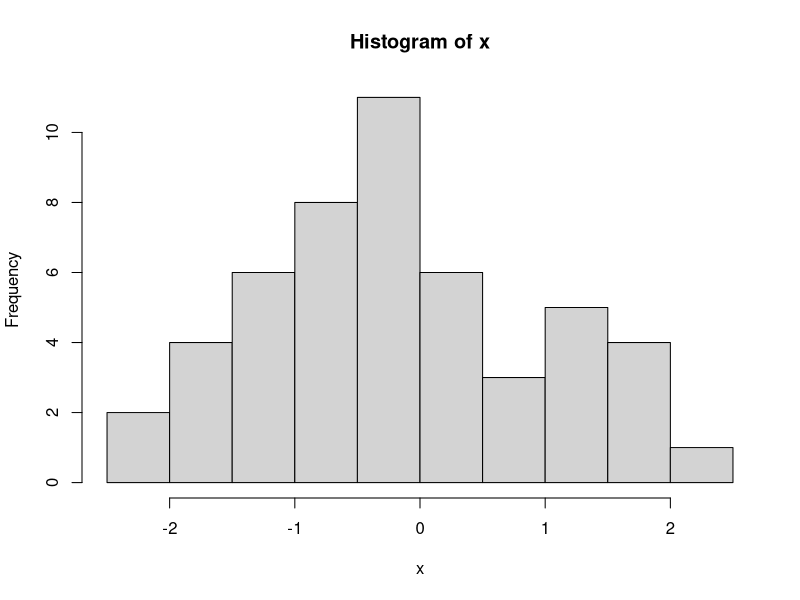
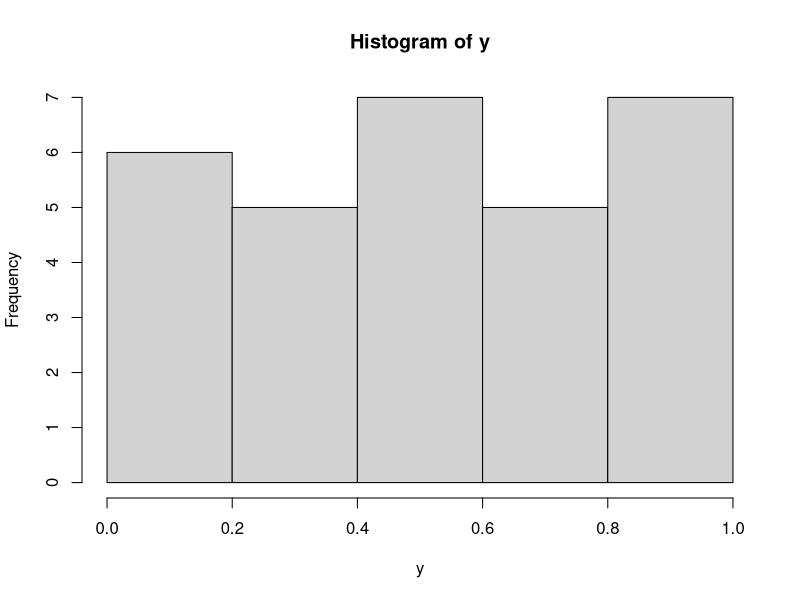

Source code (R) for these figures, in order:
# nonparameter inference
# chengjun wang
#


# ks.test
# If y is numeric, a two-sample test of the null hypothesis 
# that x and y were drawn from the same continuous distribution is performed.
require(graphics)

x <- rnorm(50)
y <- runif(30)
hist(x)
hist(y)
# Do x and y come from the same distribution?
ks.test(x, y)


2*exp(-2*2*0.5^2)
# [1] 0.7357589
2*exp(-2*2*0.1^2)
# [1] 1.921579
(1/(2*2)*log(2/0.05))^(1/2)
# [1] 0.9603228
(1/(2*2)*log(2/0.01))^(1/2)